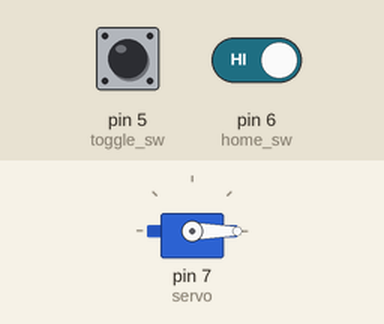
Bench run of a sketch on a simulated Arduino Uno, built with avr-gcc and run on an emulated ATmega328P. Parts: servo. Inputs (shaded band) come from the test bench; at power-on: pin 5 (toggle_sw) HIGH, pin 6 (home_sw) HIGH. Random numbers use the default seed unless the sketch sets one; what the sketch prints to the serial monitor is not drawn.

Above: at 1.6 s.
1.7 s: pin 5 (toggle_sw) pulled LOW for 1 s
At 2.2 s:
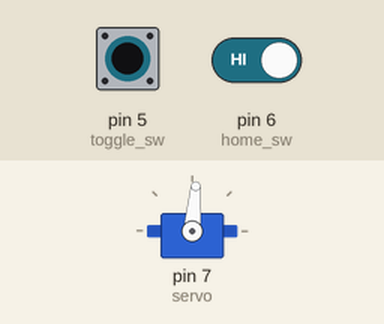
5.7 s: pin 5 (toggle_sw) pulled LOW for 0.15 s
At 7.8 s:
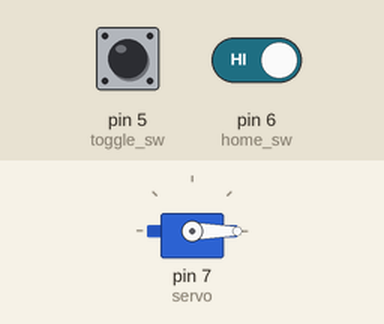
8.8 s: pin 5 (toggle_sw) driven LOW and pin 6 (home_sw) driven LOW
At 10.1 s:
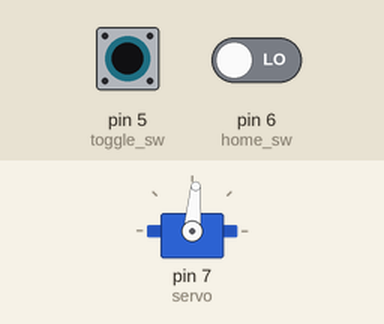
11.8 s: pin 5 (toggle_sw) driven HIGH
At 14.4 s:
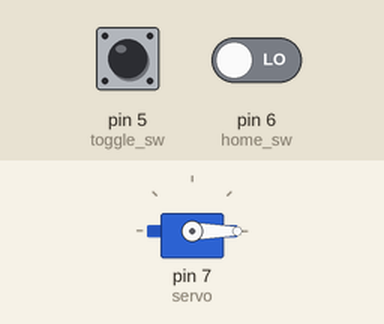
14.8 s: pin 5 (toggle_sw) driven LOW
At 15.8 s:
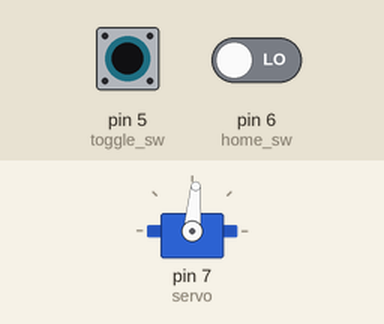
17.8 s: pin 5 (toggle_sw) pulsed HIGH 2 times (0.12 s each, 0.3 s apart)
Timing chart, 0 to 20.8 s (numbered marks = the images above; inputs shaded):
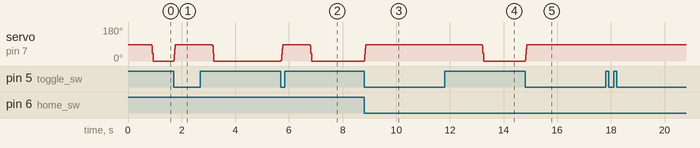

Measured:
- after the input at 1.7 s, servo on pin 7 (servo): 0° → 85° at once, → 0° 1.4 s later
- after the input at 5.7 s, servo on pin 7 (servo): 0° → 85° at once, → 0° 1.1 s later
- after the input at 8.8 s, servo on pin 7 (servo): 0° → 85° at once
- after the input at 11.8 s, servo on pin 7 (servo): 85° → 0° after 1.4 s
- after the input at 14.8 s, servo on pin 7 (servo): 0° → 85° at once

The sketch:

useless_box.ino
```cpp
#include <Servo.h>

Servo myservo;  // create servo object to control a servo

int servo = 7;
int home_sw = 6;      // home/limit switch
int toggle_sw = 5;    // toggle switch
int out_HB_LED = 4;

int rate = 5;

bool doWait;
int waitTime_ms = 1000;

int val;    // variable to read the value from the analog pin
int pos = 0;

void setup() {
    //Serial Port begin
  Serial.begin (57000);

  myservo.attach(servo);  // attaches the servo on pin 9 to the servo object

  // if analog input pin 0 is unconnected, random analog
  // noise will cause the call to randomSeed() to generate
  // different seed numbers each time the sketch runs.
  // randomSeed() will then shuffle the random function.
  randomSeed(analogRead(0));

  pinMode(toggle_sw, INPUT_PULLUP);
  pinMode(home_sw, INPUT_PULLUP);

  doWait = true;
  pos = 85;
  myservo.write(pos);
}

void loop() {

  int toggleVal = digitalRead(toggle_sw);
  int homeVal = digitalRead(home_sw);

  if (toggleVal == 0)
  {
    pos += rate;
    if (pos >= 85)
      pos = 85;

    doWait = true;
  }
  else if ((toggleVal == 1))
  {
    if (doWait)
    {
      waitTime_ms = random(100, 1500);
      Serial.print("--------waiting: ");
      Serial.print(waitTime_ms);
      Serial.println(" ---------");
      delay(waitTime_ms);
      doWait = false;
    }
    pos -= rate;
    if (pos <= 0)
      pos = 0;
  }

  myservo.write(pos);
  delay(2);                           // waits for the servo to get there
  pos = myservo.read();

  Serial.print(pos);
  Serial.print("\ttoggle: ");
  Serial.print(toggleVal);
  Serial.print("\thome: ");
  Serial.println(homeVal);

}
```
